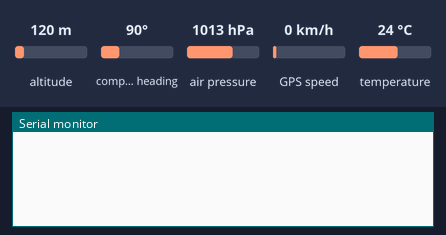
Bench run of a sketch on a simulated Arduino Uno, built with avr-gcc and run on an emulated ATmega328P. On the bench: the last lines printed to the serial monitor. Wiring (inferred from the names in the program): BMP180 pressure sensor at I2C address 0x77. The test bench sets the inputs (shaded band); at power-on: altitude 120 m, air pressure 1013 hPa, temperature 24 °C, compass heading 90°, GPS speed 0 km/h. The GPS gets a fix after 3 s at 37.7749, -122.4194 with 8 satellites.

Above: at 1.2 s.
1.3 s: altitude set to 20 m
At 3.9 s:
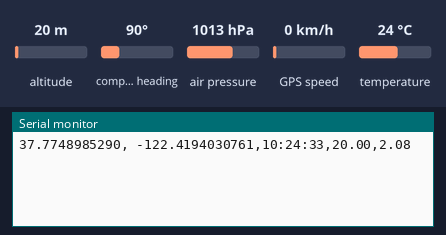
4.5 s: air pressure set to 952 hPa
At 5.8 s:
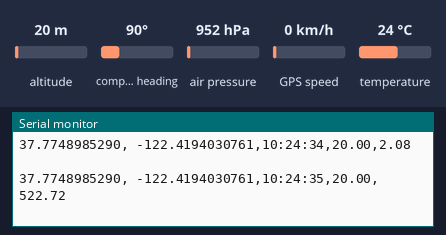
6.0 s: temperature set to 12 °C
At 7.0 s:
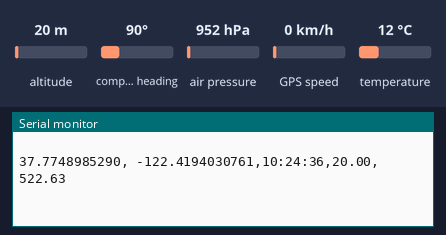
Timing chart, 0 to 9.0 s (numbered marks = the images above; inputs shaded):
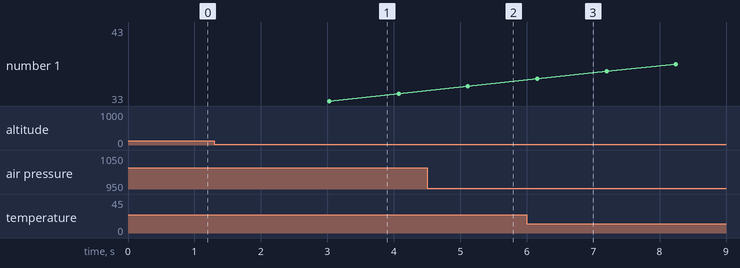

The sketch:

EE296.ino
```cpp
/*
  6-8-10
  Aaron Weiss
  SparkFun Electronics

  Example GPS Parser based off of arduiniana.org TinyGPS examples.

  Parses NMEA sentences from an EM406 running at 4800bps into readable
  values for latitude, longitude, elevation, date, time, course, and
  speed.

  For the SparkFun GPS Shield. Make sure the switch is set to DLINE.

  Once you get your longitude and latitude you can paste your
  coordinates from the terminal window into Google Maps. Here is the
  link for SparkFun's location.
  http://maps.google.com/maps?q=40.06477,+-105.20997

  Uses the NewSoftSerial library for serial communication with your GPS,
  so connect your GPS TX and RX pin to any digital pin on the Arduino,
  just be sure to define which pins you are using on the Arduino to
  communicate with the GPS module.

  REVISIONS:
  1-17-11
    changed values to RXPIN = 2 and TXPIN = to correspond with
    hardware v14+. Hardware v13 used RXPIN = 3 and TXPIN = 2.

*/

// In order for this sketch to work, you will need to download
// TinyGPS library from arduiniana.org and put them
// into the hardware->libraries folder in your ardiuno directory.
#include <SoftwareSerial.h>
#include <TinyGPS.h>
#include <Wire.h>
// Define which pins you will use on the Arduino to communicate with your
// GPS. In this case, the GPS module's TX pin will connect to the
// Arduino's RXPIN which is pin 3.
#define RXPIN 2
#define TXPIN 3
#define BMP085_ADDRESS 0x77
//Set this value equal to the baud rate of your GPS
#define GPSBAUD 4800
float bAlt();
// Create an instance of the TinyGPS object
TinyGPS gps;
// Initialize the NewSoftSerial library to the pins you defined above
SoftwareSerial uart_gps(RXPIN, TXPIN);

// This is where you declare prototypes for the functions that will be
// using the TinyGPS library.
void getgps(TinyGPS &gps);

// In the setup function, you need to initialize two serial ports; the
// standard hardware serial port (Serial()) to communicate with your
// terminal program an another serial port (NewSoftSerial()) for your
// GPS.
void setup()
{
  // This is the serial rate for your terminal program. It must be this
  // fast because we need to print everything before a new sentence
  // comes in. If you slow it down, the messages might not be valid and
  // you will likely get checksum errors.
  Serial.begin(19200);
  //Sets baud rate of your GPS
  uart_gps.begin(GPSBAUD);
   Wire.begin();
  bmp085Calibration();
}

// This is the main loop of the code. All it does is check for data on
// the RX pin of the ardiuno, makes sure the data is valid NMEA sentences,
// then jumps to the getgps() function.
void loop()
{
  while(uart_gps.available())     // While there is data on the RX pin...
  {
      int c = uart_gps.read();    // load the data into a variable...
      if(gps.encode(c))      // if there is a new valid sentence...
      {
        getgps(gps);
           delay(1000);       // then grab the data.
      }
  }
}

// The getgps function will get and print the values we want.
void getgps(TinyGPS &gps)
{
  // To get all of the data into varialbes that you can use in your code,
  // all you need to do is define variables and query the object for the
  // data. To see the complete list of functions see keywords.txt file in
  // the TinyGPS and NewSoftSerial libs.

  // Define the variables that will be used
  float latitude, longitude;
  // Then call this function
  gps.f_get_position(&latitude, &longitude);
  // You can now print variables latitude and longitude
  Serial.print(latitude,10);
  Serial.print(", ");
  Serial.print(longitude,10);
  Serial.print(",");

  // Same goes for date and time
  int year;
  byte month, day, hour, minute, second, hundredths;
  gps.crack_datetime(&year,&month,&day,&hour,&minute,&second,&hundredths);
  // Print data and time

  Serial.print(hour, DEC);
  Serial.print(":");
  Serial.print(minute, DEC);
  Serial.print(":");
  Serial.print(second, DEC);
  Serial.print(",");
  Serial.print(gps.f_altitude());
  Serial.print(",");
  Serial.println(bAlt());
  Serial.println(" ");

  unsigned long chars;
  unsigned short sentences, failed_checksum;
  gps.stats(&chars, &sentences, &failed_checksum);
  //Serial.print("Failed Checksums: ");Serial.print(failed_checksum);
  //Serial.println(); Serial.println();
}
```

Barrometer.ino
```cpp
#include <Wire.h>
#define BMP085_ADDRESS 0x77


int ac1;
int ac2;
int ac3;
unsigned int ac4;
unsigned int ac5;
unsigned int ac6;
int b1;
int b2;
int mb;
int mc;
int md;
long b5;
const unsigned char OSS = 0;

float bTemp(){

  float tmp = bmp085GetTemperature(bmp085ReadUT())/10.0;
  return tmp;

}
float bAlt(){
 short temp = bmp085GetTemperature(bmp085ReadUT());
 const float p0 = 101325;
 long pressure = bmp085GetPressure(bmp085ReadUP());
 float alt = (float)44330 * (1 - pow(((float) pressure/p0), 0.190295));
  return alt;
}
// Stores all of the bmp085's calibration values into global variables
// Calibration values are required to calculate temp and pressure
// This function should be called at the beginning of the program
void bmp085Calibration()
{
  ac1 = bmp085ReadInt(0xAA);
  ac2 = bmp085ReadInt(0xAC);
  ac3 = bmp085ReadInt(0xAE);
  ac4 = bmp085ReadInt(0xB0);
  ac5 = bmp085ReadInt(0xB2);
  ac6 = bmp085ReadInt(0xB4);
  b1 = bmp085ReadInt(0xB6);
  b2 = bmp085ReadInt(0xB8);
  mb = bmp085ReadInt(0xBA);
  mc = bmp085ReadInt(0xBC);
  md = bmp085ReadInt(0xBE);
}

// Calculate temperature given ut.
// Value returned will be in units of 0.1 deg C
short bmp085GetTemperature(unsigned int ut)
{
  long x1, x2;

  x1 = (((long)ut - (long)ac6)*(long)ac5) >> 15;
  x2 = ((long)mc << 11)/(x1 + md);
  b5 = x1 + x2;

  return ((b5 + 8)>>4);
}

// Calculate pressure given up
// calibration values must be known
// b5 is also required so bmp085GetTemperature(...) must be called first.
// Value returned will be pressure in units of Pa.
long bmp085GetPressure(unsigned long up)
{
  long x1, x2, x3, b3, b6, p;
  unsigned long b4, b7;

  b6 = b5 - 4000;
  // Calculate B3
  x1 = (b2 * (b6 * b6)>>12)>>11;
  x2 = (ac2 * b6)>>11;
  x3 = x1 + x2;
  b3 = (((((long)ac1)*4 + x3)<<OSS) + 2)>>2;

  // Calculate B4
  x1 = (ac3 * b6)>>13;
  x2 = (b1 * ((b6 * b6)>>12))>>16;
  x3 = ((x1 + x2) + 2)>>2;
  b4 = (ac4 * (unsigned long)(x3 + 32768))>>15;

  b7 = ((unsigned long)(up - b3) * (50000>>OSS));
  if (b7 < 0x80000000)
    p = (b7<<1)/b4;
  else
    p = (b7/b4)<<1;

  x1 = (p>>8) * (p>>8);
  x1 = (x1 * 3038)>>16;
  x2 = (-7357 * p)>>16;
  p += (x1 + x2 + 3791)>>4;

  return p;
}

// Read 1 byte from the BMP085 at 'address'
char bmp085Read(unsigned char address)
{
  unsigned char data;

  Wire.beginTransmission(BMP085_ADDRESS);
  Wire.write(address);
  Wire.endTransmission();

  Wire.requestFrom(BMP085_ADDRESS, 1);
  while(!Wire.available())
    ;

  return Wire.read();
}

// Read 2 bytes from the BMP085
// First byte will be from 'address'
// Second byte will be from 'address'+1
int bmp085ReadInt(unsigned char address)
{
  unsigned char msb, lsb;

  Wire.beginTransmission(BMP085_ADDRESS);
  Wire.write(address);
  Wire.endTransmission();

  Wire.requestFrom(BMP085_ADDRESS, 2);
  while(Wire.available()<2)
    ;
  msb = Wire.read();
  lsb = Wire.read();

  return (int) msb<<8 | lsb;
}

// Read the uncompensated temperature value
unsigned int bmp085ReadUT()
{
  unsigned int ut;

  // Write 0x2E into Register 0xF4
  // This requests a temperature reading
  Wire.beginTransmission(BMP085_ADDRESS);
  Wire.write(0xF4);
  Wire.write(0x2E);
  Wire.endTransmission();

  // Wait at least 4.5ms
  delay(5);

  // Read two bytes from registers 0xF6 and 0xF7
  ut = bmp085ReadInt(0xF6);
  return ut;
}

// Read the uncompensated pressure value
unsigned long bmp085ReadUP()
{
  unsigned char msb, lsb, xlsb;
  unsigned long up = 0;

  // Write 0x34+(OSS<<6) into register 0xF4
  // Request a pressure reading w/ oversampling setting
  Wire.beginTransmission(BMP085_ADDRESS);
  Wire.write(0xF4);
  Wire.write(0x34 + (OSS<<6));
  Wire.endTransmission();

  // Wait for conversion, delay time dependent on OSS
  delay(2 + (3<<OSS));

  // Read register 0xF6 (MSB), 0xF7 (LSB), and 0xF8 (XLSB)
  Wire.beginTransmission(BMP085_ADDRESS);
  Wire.write(0xF6);
  Wire.endTransmission();
  Wire.requestFrom(BMP085_ADDRESS, 3);

  // Wait for data to become available
  while(Wire.available() < 3)
    ;
  msb = Wire.read();
  lsb = Wire.read();
  xlsb = Wire.read();

  up = (((unsigned long) msb << 16) | ((unsigned long) lsb << 8) | (unsigned long) xlsb) >> (8-OSS);

  return up;
}
```

GPS.ino
```cpp

```

Measured:
- after the input at 1.3 s, the serial monitor: prints a new line after 1.7 s (image 1)
- after the input at 4.5 s, the serial monitor: prints a new line after 0.62 s (image 2)
- after the input at 6.0 s, the serial monitor: prints a new line after 0.16 s (image 3)
